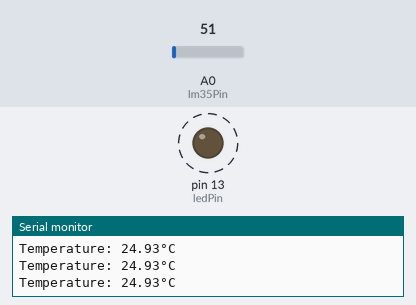
This sketch was run on a simulated Arduino Uno, built with avr-gcc and run on an emulated ATmega328P. Shown: output pins drawn as LEDs (lit = HIGH), the last lines printed to the serial monitor. Dashed ring = blinking. The test bench sets the inputs (shaded band); at power-on: A0 (lm35Pin) = 51.

Above: at 1.3 s.
1.4 s: A0 (lm35Pin) set to 71
At 1.9 s:
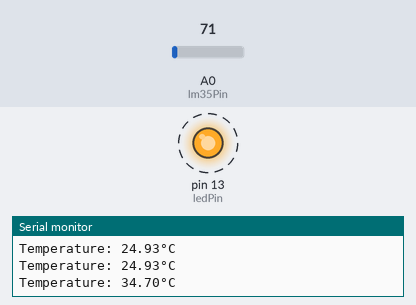
4.4 s: A0 (lm35Pin) set to 61
At 4.63 s:
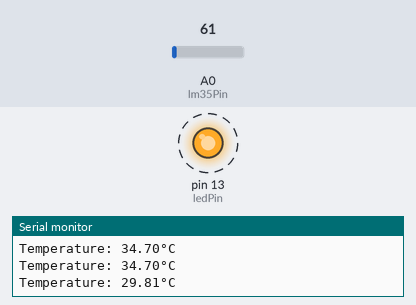
Timing chart, 0 to 13.4 s (numbered marks = the images above; inputs shaded):
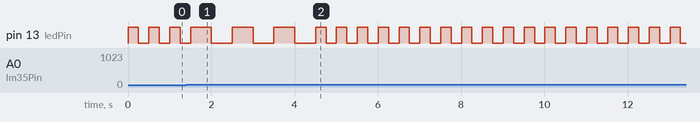

Measured:
- after the input at 1.4 s, pin 13 (ledPin): alternates HIGH for 0.50 s and LOW for 0.50 s, starting after 0.60 s
- after the input at 4.4 s, pin 13 (ledPin): alternates HIGH for 0.25 s and LOW for 0.25 s, starting after 0.36 s
- by itself, pin 13 (ledPin): alternates HIGH for 0.25 s and LOW for 0.25 s

The sketch:

Assigment.ino
```cpp
const int lm35Pin = A0; // LM35 sensor connected to analog pin A0
const int ledPin = 13;  // Onboard LED connected to digital pin 13

void setup() {
  pinMode(ledPin, OUTPUT); // Set the LED pin as an output
  Serial.begin(9600);       // Initialize serial communication at 9600 bps
}

void loop() {
  // Read the temperature from LM35 sensor
  int sensorValue = analogRead(lm35Pin);

  // Convert the sensor value to temperature in degrees Celsius
  float temperature = (sensorValue * 5.0 / 1023) * 100;

  // Print the temperature to the Serial Monitor
  Serial.print("Temperature: ");
  Serial.print(temperature);
  Serial.println("°C");

  // Check temperature conditions and control the LED accordingly
  if (temperature < 30) {
    blinkLED(250);  // Blink every 250 milliseconds
  } else {
    blinkLED(500);  // Blink every 500 milliseconds
  }
}

// Function to make the LED blink at a given interval
void blinkLED(int interval) {
  digitalWrite(ledPin, HIGH); // Turn on the LED
  delay(interval);             // Wait for the specified interval
  digitalWrite(ledPin, LOW);  // Turn off the LED
  delay(interval);             // Wait for the specified interval
}
```
